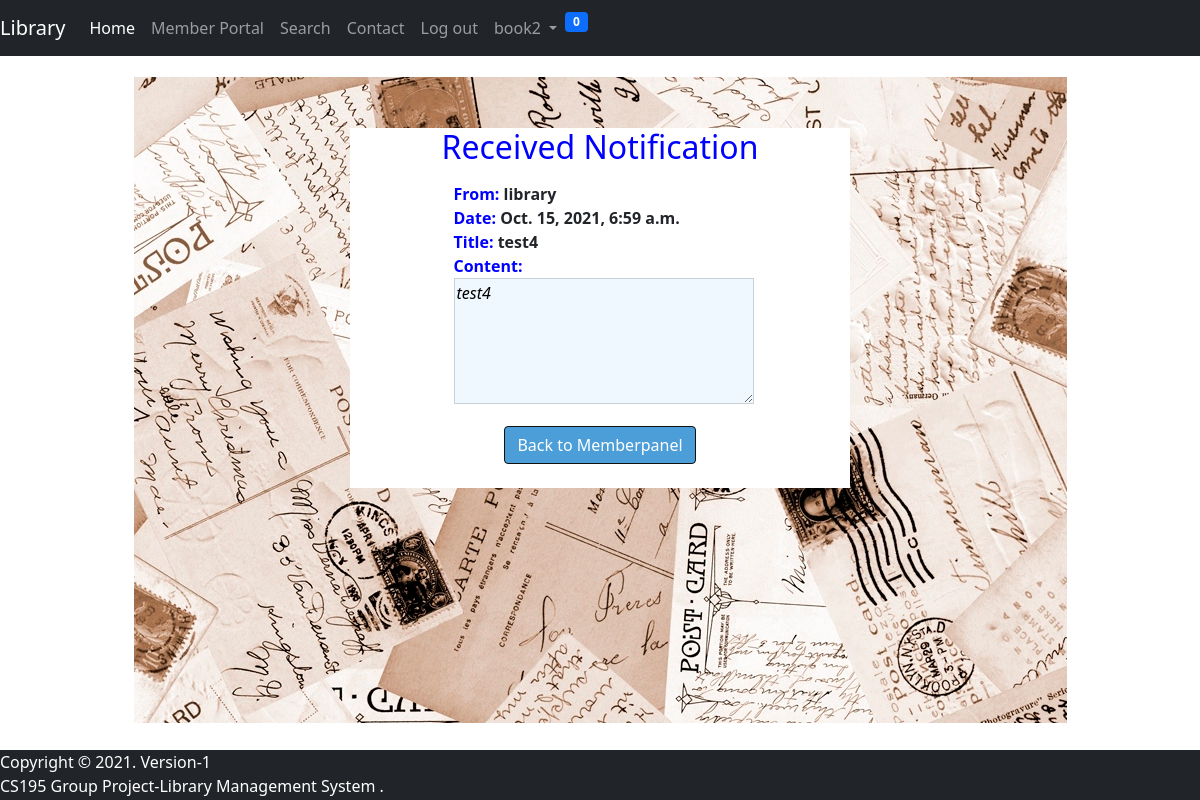
The app's page /notification/1 (signed in) with its own data.
### library/models.py (models this page shows)
class Notification(models.Model):
    notification_type=models.IntegerField(_('Notification Type'))
    to_member=models.ForeignKey(LibraryMember, related_name='notification_to', on_delete=models.CASCADE, null=True)
    from_Librarian=models.ForeignKey(Librarian, related_name='notification_from', on_delete=models.CASCADE, null=True)
    Title=models.CharField(max_length=255)
    content=models.TextField(max_length=1000)
    reservedBook=models.ForeignKey(Reserved_books,blank=True, on_delete=models.CASCADE,null=True)
    rentedBook=models.ForeignKey(Rented_books,blank=True,on_delete=models.CASCADE, null=True)
    date=models.DateTimeField(default=timezone.now, null=True)
    user_has_seen=models.BooleanField(default=False)

class Librarian(models.Model):
    user=models.OneToOneField(User, null=True, on_delete=models.CASCADE)
    phone=models.CharField(max_length=200, null=True)
    address=models.CharField(_('address'), max_length=200, null=True)
    birthdate=models.DateField(null=True)
    position=models.CharField(max_length=200, null=True)
    logo=models.CharField(_("Logo"), max_length=200, null=True, default="https://images.unsplash.com/photo-1509021436665-8f07dbf5bf1d?ixid=MnwxMjA3fDB8MHxwaG90by1wYWdlfHx8fGVufDB8fHx8&ixlib=rb-1.2.1&auto=format&fit=crop&w=1374&q=80")
    date_created=models.DateTimeField(auto_now_add=True, null=True)
    def __str__(self):
        return self.user.username

### library/views.py (the view)
# urls.py: path('notification/<int:notification_id>', views.checkNotification, name="check-notification"),
@login_required(login_url='/login/')
def checkNotification(request, notification_id):
    notification=Notification.objects.get(id=notification_id)
    notification.user_has_seen=True
    notification.save()
    context={
        "notification":notification
    }
    return render(request,"library/viewNotification.html", context)

### library/templatetags/custom_tags.py (called while the page is built)
@register.inclusion_tag('library/show_notifications.html', takes_context=True)
def show_notifications(context):
    request_user = context['request'].user
    member=LibraryMember.objects.get(user=request_user)
    notifications = Notification.objects.filter(
        to_member=member).exclude(user_has_seen=True).order_by('-date')
    return {'notifications': notifications}

### library/templates/library/viewNotification.html (shortened to what this page needs)
{% load static %}
<!DOCTYPE html>
<html lang="en">
<head>
    <link rel="stylesheet" href="{% static 'library/styles/home.css' %}">
    <link href="https://cdn.jsdelivr.net/npm/bootstrap@5.1.1/dist/css/bootstrap.min.css" rel="stylesheet"
>
</head>
<body>
    {% include 'library/includes/navbar.html' %}
    <div class="container">
        <div class="header">
            <h2>Received Notification</h2>
        </div>
        <div class="notification">
                <ul class="ul">
                <li>
                    <label>From:</label>
                    {{notification.from_Librarian}}
                </li>
                <li>
                    <label>Date:</label>
                    {{notification.date}}
                </li>
                <li>
                    <label>Title:</label>
                    {{notification.Title}}
                </li>
                <li>
                    <label>Content:</label>
                <textarea rows="5" class="content" disabled style="width:300px; color:black;background-color:aliceblue;font-style: italic; max-height: 200px; overflow: auto">{{notification.content}}</textarea>
                </li>
            </ul>
        </div>
                <div class="d-flex justify-content-center mt-3 login_container">
                    <a href="/memberpanel/" type="button" class="btn btn-light">Back to Memberpanel</a>
                </div><br>
    {% include 'library/includes/footer-mini.html' %}
</body>
</html>

### library/templates/library/includes/navbar.html (shortened to what this page needs)
{% load custom_tags %}
<nav class="navbar navbar-expand-lg navbar-dark bg-dark fixed-top">
    <a class="navbar-brand" href="#">Library</a>
    <div class="collapse navbar-collapse" id="navbarNavAltMarkup">
        <div class="navbar-nav ml-auto">
            <ul class="navbar-nav me-auto mb-2 mb-lg-0">
                <li class="nav-item">
                    <a class="nav-item nav-link active" href="/home/">Home</a>
                </li>
                {% if request.user.groups.all.0.name == "member" %}
                <li class="nav-item">
                    <a class="nav-item nav-link" href="/memberpanel/">Member Portal</a>
                </li>
                {% endif %}
                <li class="nav-item">
                    <a class="nav-item nav-link" href="/searchbooks/">Search</a>
                </li>
                <li class="nav-item">
                    <a class="nav-item nav-link" href="/contact/">Contact</a>
                </li>
                {% if user.is_authenticated %}
                <li class="nav-item">
                    <a class="nav-item nav-link" href="/logout/">Log out</a>
                </li>
                {% else %}
                <li class="nav-item">
                    <a class="nav-item nav-link" href="/login/">Login</a>
                </li>
                {% endif %}
                {% if user.is_authenticated %}
                {% if request.user.groups.all.0.name == "member" %}
                <li class="nav-item dropdown">
                    <a class="nav-link dropdown-toggle" href="#" id="navbarDropdown" role="button"
                        data-bs-toggle="dropdown" aria-expanded="false">
                        {{request.user.username}}
                    </a>
                </li>
                <li class="nav-item">
                    {% show_notifications %}
                </li>
                {% endif %}
                {% endif %}
        </div>
    </div>
</nav>

### library/static/library/styles/home.css (style rules this page uses)
.container { margin-bottom: 3rem; }

### library/templates/library/includes/navbar.html (style rules this page uses)
.dropdown { position: relative; display: inline-block; }

### records on screen
Notification: from_Librarian "library", date "Oct. 15, 2021, 6:59 a.m.", Title "test4", content "test4"

### other values on screen
{{ request.user.username }} "book2"
{{ notifications.count }} "0"
